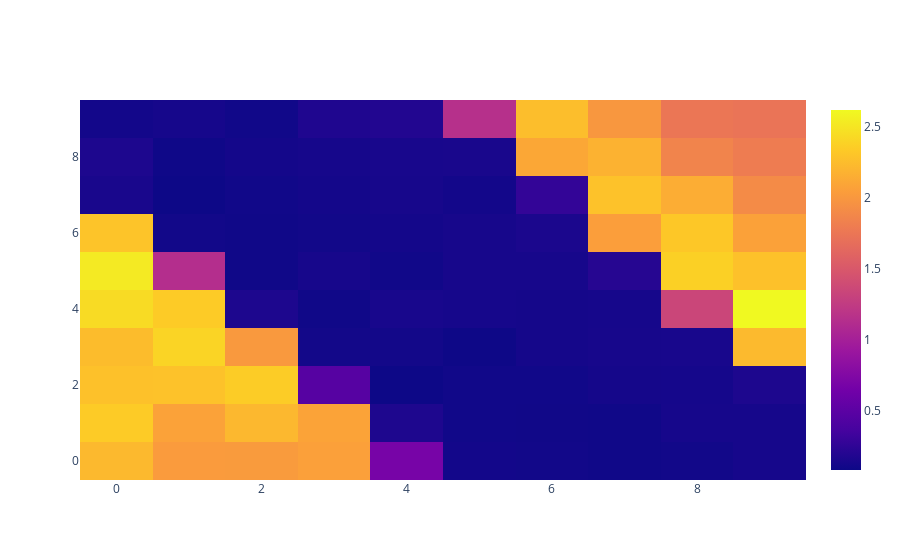

The notebook cell saved with this chart:
### Code cell
ctrl = value_approximation.get_sampling_infinite_horizon_controller(pendulum.dx, vf, vf_approx_adv.model)
bench = value_approximation.benchmark_controller(ctrl, pendulum.sim_ctrl)
fig = go.Figure()
fig.add_trace(go.Heatmap(
    z = bench.detach().numpy(),
    ))
fig.show()
